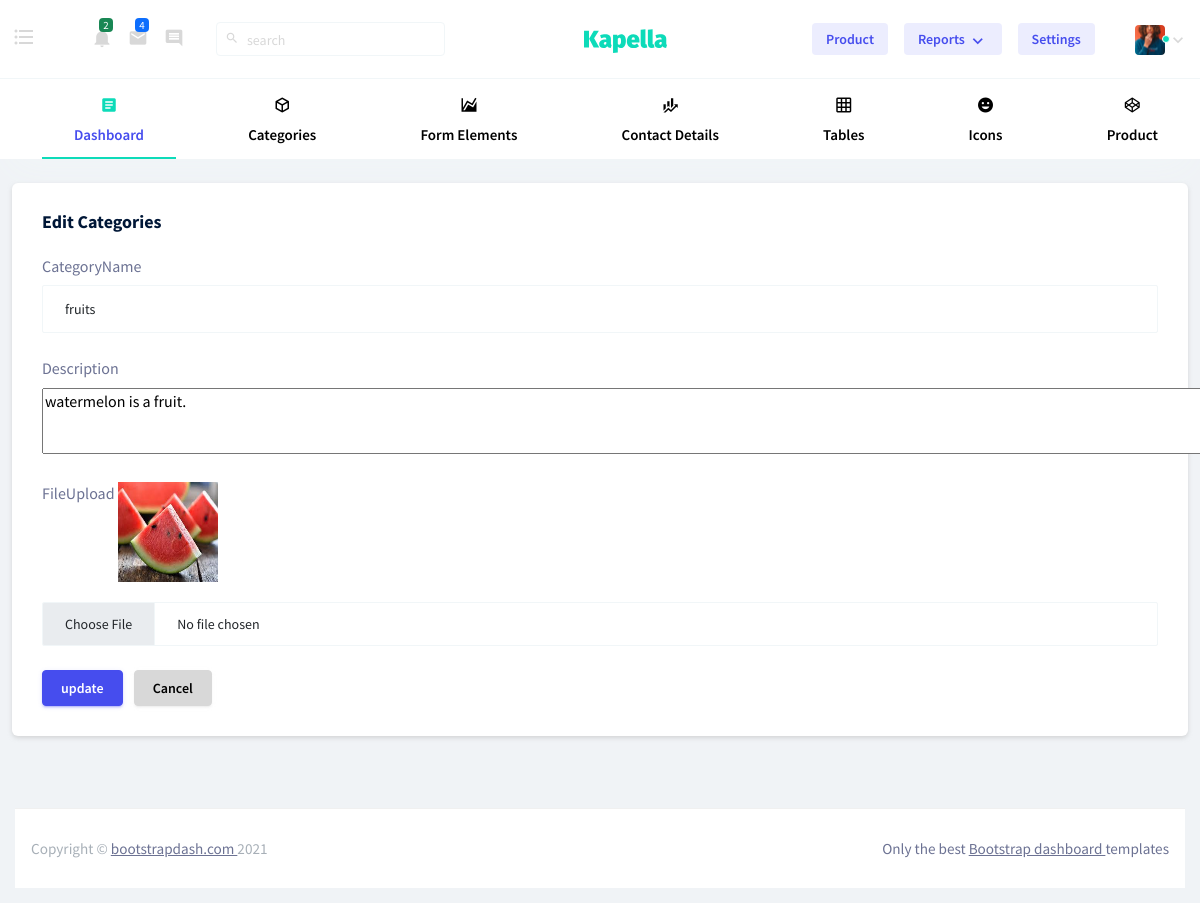
The page /Backend/edit_category/2/ on the database its author committed.
### Backend/models.py (models this page shows)
class category_db(models.Model):
    CategoryName=models.CharField(max_length=100,null=True,blank=True)
    Description=models.TextField(null=True,blank=True)
    Fileupload=models.ImageField(upload_to="file_upload",null=True,blank=True)

### Backend/views.py (the view)
# urls.py: path('edit_category/<int:cat_id>/',views.edit_category,name="edit_category"),
def edit_category(req,cat_id):
    data=category_db.objects.get(id=cat_id)
    return render(req,"edit_category.html",{'data':data})

### Backend/templates/edit_category.html (shortened to what this page needs)
<!DOCTYPE html>
{% extends 'index.html' %}
{% block content %}
<html lang="en">
<head>
</head>
<body>
<div class="card">
                <div class="card-body">
                  <h4 class="card-title">Edit Categories</h4>
                  <form class="forms-sample" method="post" action="{% url 'update_category' cat_id=data.id %}" enctype="multipart/form-data">
                    <div class="form-group">
                      <label for="exampleInputUsername1">CategoryName</label>
                      <input type="text" class="form-control" id="exampleInputUsername1" placeholder="Categoryname" name="CategoryName" value="{{data.CategoryName}}">
                    </div>
                    <div class="form-group">
                      <label>Description</label>
                        <textarea  name="Description" cols="163" rows="3">{{data.Description}}</textarea>
                    </div>
                    <div class="form-group">
                      <label for="exampleInputFileupload">FileUpload</label>
                        <img src="{{data.Fileupload.url}}" width="100px" height="100px" ><br><br>
                      <input type="file" class="form-control" id="exampleInputFileupload" placeholder="fileupload" name="Fileupload" value="{{data.Fileupload}}">
                    </div>
                    <button type="submit" class="btn btn-primary me-2">update</button>
                    <button class="btn btn-light">Cancel</button>
                  </form>
                </div>
              </div>
</body>
</html>
{% endblock %}

### rows shown on the page
category_db: CategoryName "fruits", Description "watermelon is a fruit.", Fileupload (picture)
